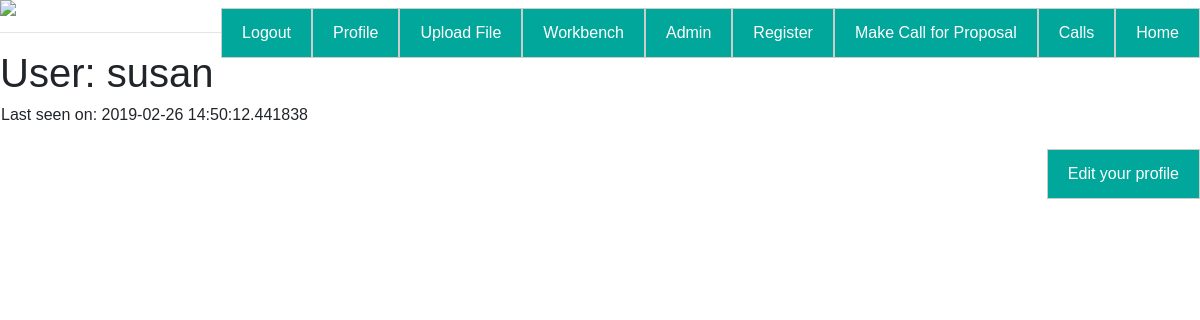
The page /profile/susan (signed in) on the database as committed earlier.
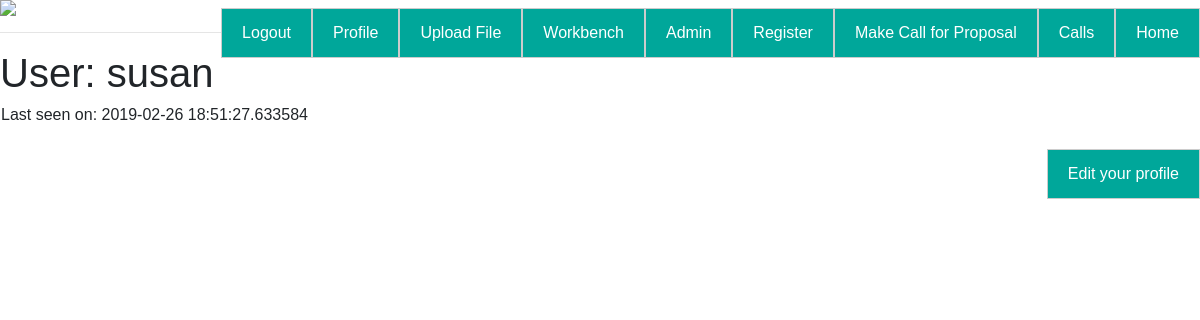
The same page on the database as committed later.
### app/models.py (models this page shows, shortened)
class User(db.Model, UserMixin):
    id = db.Column(db.Integer, primary_key=True)
    username = db.Column(db.String(64), index=True, unique=True)
    email = db.Column(db.String(120), index=True, unique=True)
    password_hash = db.Column(db.String(128))
    access = db.Column(db.Integer)
    proposals = db.relationship('Proposal', backref='author', lazy='dynamic')
    education_info = db.relationship("EducationInfo", backref="author", lazy="dynamic")
    employment = db.relationship("Employment", backref="author", lazy="dynamic")
    professional_studies = db.relationship("ProfessionalStudies", backref="author", lazy="dynamic")
    distinctions_and_awards = db.relationship("DistinctionsAndAwards", backref="author", lazy="dynamic")
    funding_diversification = db.relationship("FundingDiversification", backref="author", lazy="dynamic")
    team_members = db.relationship("TeamMembers", backref="author", lazy="dynamic")
    impacts = db.relationship("Impacts", backref="author", lazy="dynamic")
    innovations = db.relationship("Innovation",backref="author", lazy="dynamic")
    publications = db.relationship("Publication", backref="author", lazy="dynamic")
    presentations = db.relationship("Presentation", backref="author", lazy="dynamic")
    academic_collabs = db.relationship("AcademicCollabs", backref="author", lazy="dynamic")
    non_academic_collabs = db.relationship("NonAcademicCollabs", backref="author",lazy="dynamic")
    conferences = db.relationship("Conference", backref="author", lazy="dynamic")
    communications = db.relationship("Communications",backref="author",lazy="dynamic")
    funding_ratio = db.relationship("FundingRatio", backref="author",lazy="dynamic")
    public_engagement = db.relationship("PublicEngagement", backref="author",lazy="dynamic")
    about_me = db.Column(db.String(140))
    last_seen = db.Column(db.DateTime, default=datetime.utcnow())
    def is_admin(self):
        return self.access == 2

### app/routes.py (the view)
@app.route('/profile/<username>')
@login_required
def profile(username):
    user = User.query.filter_by(username=username).first_or_404()
    return render_template('profile.html', user=user, img=svg)

### app/models.py (called while the page is built)
@login.user_loader
def load_user(id):
    return User.query.get(int(id))

### app/routes.py (called while the page is built)
@app.before_request
def before_request():
    if current_user.is_authenticated:
        current_user.last_seen = datetime.utcnow()
        db.session.commit()

### app/templates/profile.html (shortened to what this page needs)
{% extends "base.html" %}
{% block content %}
    <h1>User: {{  user.username }}</h1>
    <table>
        <tr valign=""top>
            <td>
                {% if user.last_seen %}<p>Last seen on: {{ user.last_seen }}</p>{%  endif %}
            </td>
        </tr>
    </table>
    {%  if user == current_user %}
    <p><a href="{{  url_for('edit_profile') }}">Edit your profile</a></p>
    {% endif %}
{% endblock %}

### app/templates/base.html (shortened to what this page needs)
<html>
    <head>
      <link rel="stylesheet" href="https://maxcdn.bootstrapcdn.com/bootstrap/4.3.1/css/bootstrap.min.css">
        <link rel="stylesheet" href="{{  url_for('static', filename='css/style.css') }}">
    </head>
    <body>
        <div>
            <img src="{{ img }}">
            <a href="{{ url_for('index') }}">Home</a>
            <a href="{{ url_for('calls') }}">Calls</a>
            {% if current_user.is_anonymous %}
                <a href="{{ url_for('login') }}">Login</a>
            {% else %}
                {% if current_user.is_admin() %}
                    <a href="{{ url_for('makecall') }}">Make Call for Proposal</a>
                    <a href="{{ url_for('register') }}">Register</a>
                    <a href="{{ url_for('admin') }}">Admin</a>
                {% endif %}
                <a href="{{ url_for('workbench') }}">Workbench</a>
                <a href="{{ url_for('upload_file') }}">Upload File</a>
                <a href="{{  url_for('profile', username=current_user.username) }}">Profile</a>
                <a href="{{ url_for('logout') }}">Logout</a>
            {% endif %}
        </div>
        {% block content %}{% endblock %}
    </body>
</html>

### app/static/css/style.css (style rules this page uses)
body { font-family: Arial, Helvetica, sans-serif; }
a { float:right; background-color: #00A79A; color: white; padding: 2em 3em; margin: 8px 0; padding: 12px 20px; display: inline-block; border: 1px solid #ccc; box-sizing: border-box; cursor: pointer; text-decoration: none; }

Rows that differ between the two databases and show on the page:
changed User "susan": last_seen "2019-02-26 14:50:12.441838" → "2019-02-26 18:51:27.633584"
